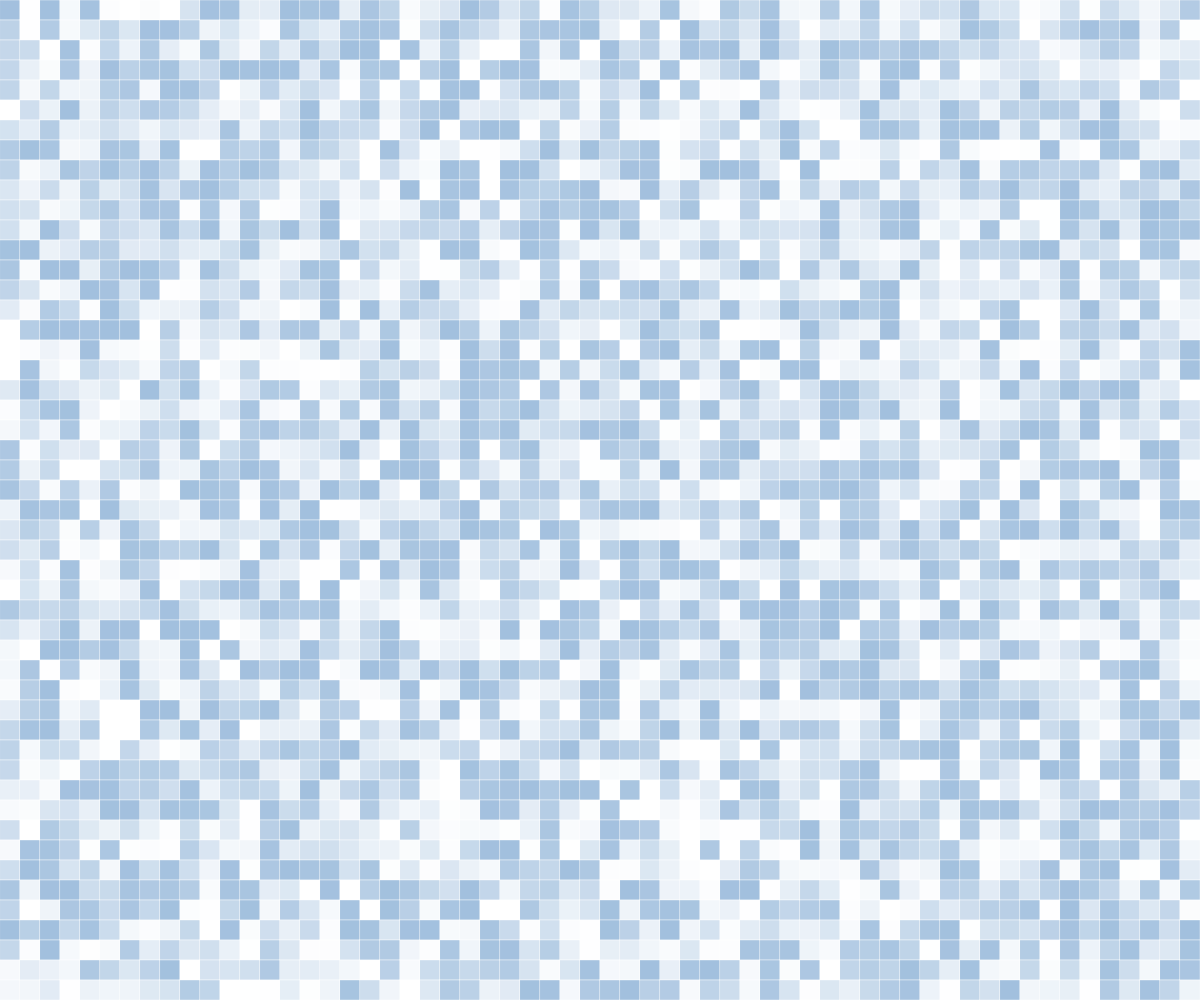
Frame 1 (no input)
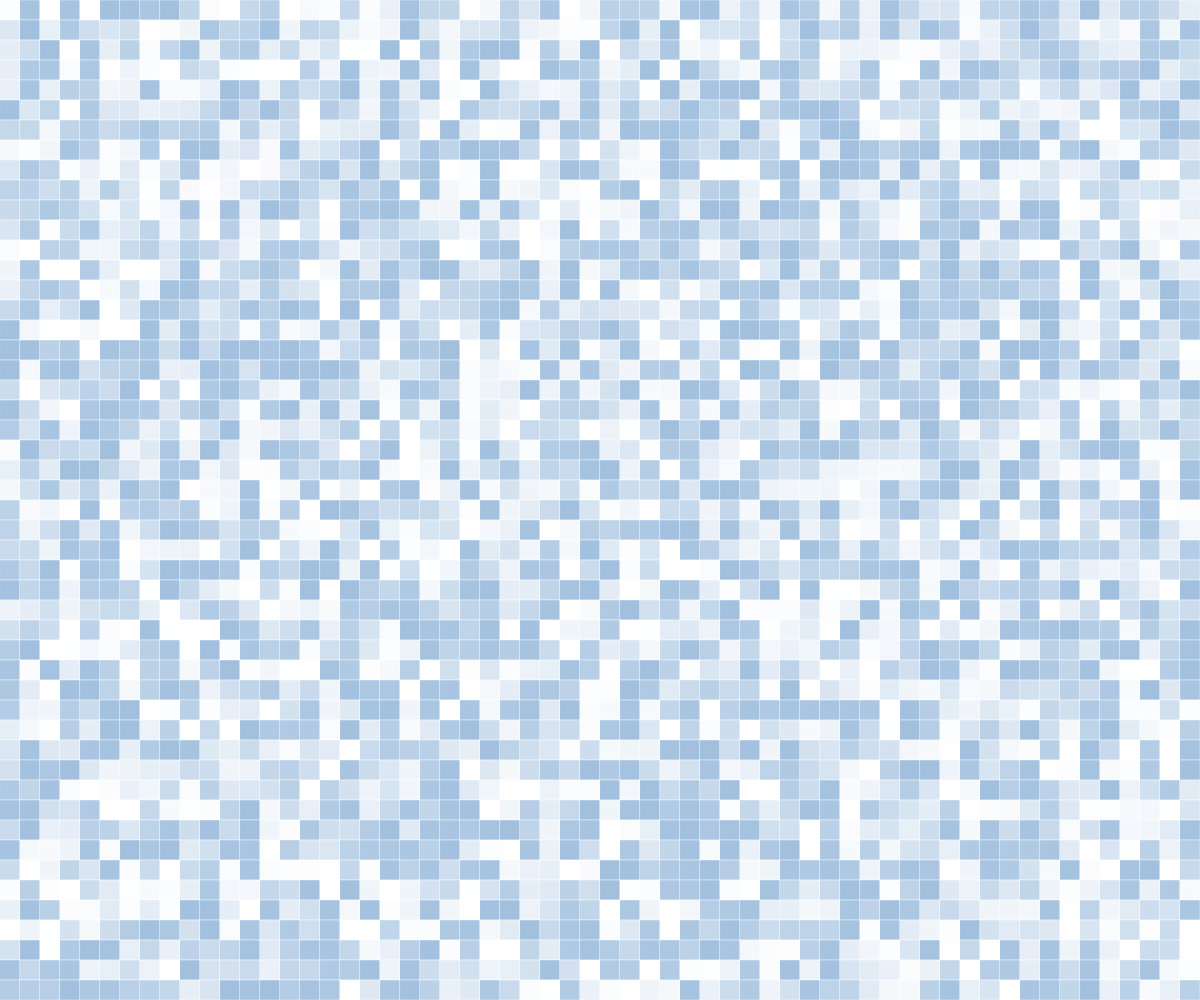
Frame 60 (no input)
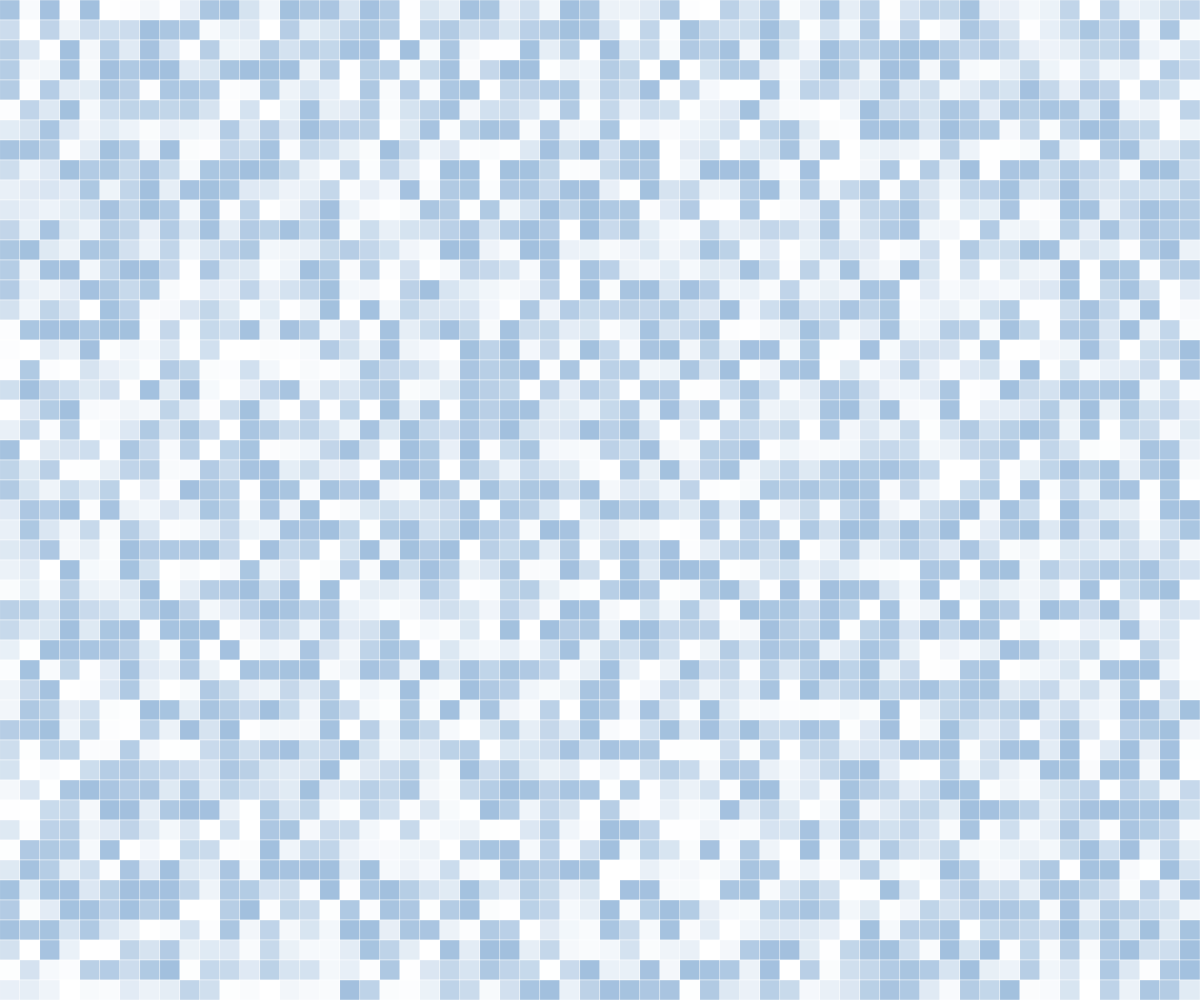
Frame 120 (the mouse pressed at the canvas centre since frame 60)

The p5.js sketch that drew these frames (run headless with seeded random() and noise() and a simulated clock; from frame 60 on, the mouse is pressed at the canvas centre):

// p5.js sketch
// ── sketch.js
let grid = [];
let cellSize = 20;
let cols, rows;
let pulsePhase = 0;

class Cell {
  constructor(x, y) {
    this.x = x;
    this.y = y;
    this.originalColor = color(100, 150, 200);
    this.currentColor = this.originalColor;
    this.pulseOffset = random(TWO_PI);
    this.shadow = null;
    this.shadowTime = 0;
  }

  update() {
    // Base pulsation
    let pulse = sin(pulsePhase + this.pulseOffset) * 0.3 + 0.7;
    let targetColor = lerpColor(this.originalColor, color(255), pulse);
    
    if (this.shadow) {
      // Apply shadow effect
      let shadowFactor = map(this.shadowTime, 0, 100, 0, 1, true);
      this.currentColor = lerpColor(targetColor, this.shadow, shadowFactor);
      this.shadowTime--;
    } else {
      this.currentColor = targetColor;
    }
  }

  display() {
    fill(this.currentColor);
    stroke(255, 100);
    rect(this.x, this.y, cellSize, cellSize);
  }

  addShadow(color) {
    this.shadow = color;
    this.shadowTime = 100;
  }
}

function setup() {
  createCanvas(windowWidth, windowHeight);
  cols = floor(width / cellSize);
  rows = floor(height / cellSize);

  for (let j = 0; j < rows; j++) {
    grid[j] = [];
    for (let i = 0; i < cols; i++) {
      let x = i * cellSize;
      let y = j * cellSize;
      grid[j][i] = new Cell(x, y);
    }
  }

  frameRate(30);
}

function draw() {
  background(20);
  pulsePhase += 0.05;

  for (let j = 0; j < rows; j++) {
    for (let i = 0; i < cols; i++) {
      grid[j][i].update();
      grid[j][i].display();
    }
  }
}

function mousePressed() {
  let col = floor(mouseX / cellSize);
  let row = floor(mouseY / cellSize);

  if (row >= 0 && row < rows && col >= 0 && col < cols) {
    // Create wave effect
    let waveColor = color(255, 100, 100, 150);
    let maxRadius = max(cols, rows) * cellSize;
    
    for (let j = 0; j < rows; j++) {
      for (let i = 0; i < cols; i++) {
        let distance = dist(col, row, i, j) * cellSize;
        if (distance < maxRadius && distance > maxRadius - 50) {
          grid[j][i].addShadow(waveColor);
        }
      }
    }
  }
}

function windowResized() {
  resizeCanvas(windowWidth, windowHeight);
  cols = floor(width / cellSize);
  rows = floor(height / cellSize);
}
